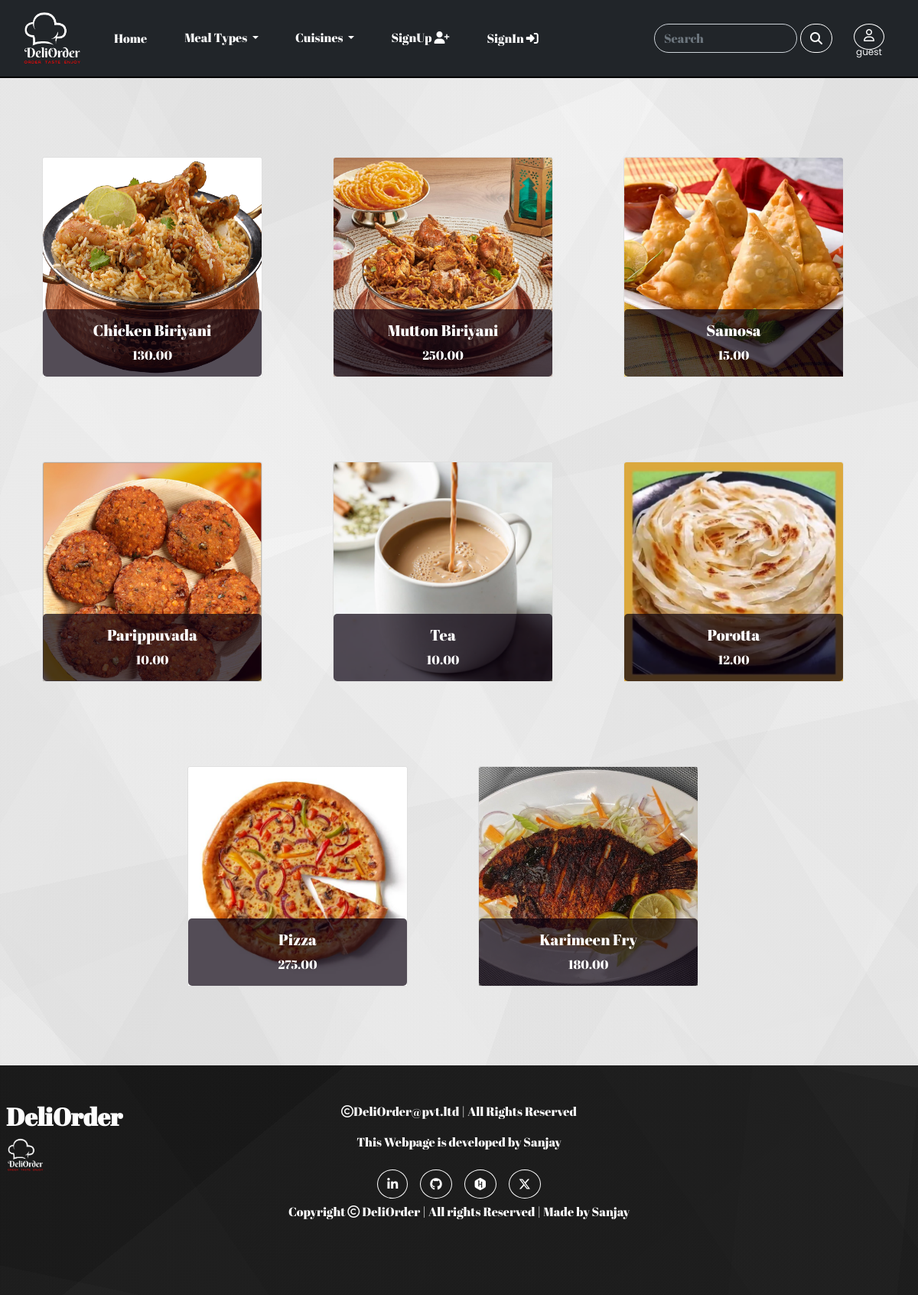
/cmenu/1, run on the app's committed database.
### food/models.py (models this page shows, shortened)
class FoodItems(models.Model):
    name=models.CharField(max_length=20,default='')
    desc=models.TextField(default='')
    mealType=models.ForeignKey(MealType,on_delete=models.CASCADE)
    cuisine=models.ForeignKey(CuisineType,on_delete=models.CASCADE)
    image=models.ImageField(upload_to='foodItems',null=True,blank=True)
    price=models.DecimalField(max_digits=10,decimal_places=2)
    stock=models.DecimalField(max_digits=3,decimal_places=0,default=0)
    date_added=models.DateTimeField(auto_now_add=True)
    is_today_special=models.BooleanField(default=False)

### food/views.py (the view)
# urls.py: path('cmenu/<int:id>',views.cuisine_menu,name="c_menu"),
def cuisine_menu(request,id):
    menu=FoodItems.objects.filter(cuisine=id)
    return render(request,'items.html',{'menu':menu})

### cart/content_processors.py (called while the page is built)
def count(request):
    if (request.user.id==None):
        user=None
    else:
        user = request.user
    cart=Cart.objects.filter(user=user)
    total=0
    for i in cart:
        total+=i.quantity
    return {'count':total}

### food/content_processors.py (called while the page is built)
def meal(request):
    m = MealType.objects.all()
    c = CuisineType.objects.all()
    if request.user.id==None :
        user=None
    else:
        user=request.user
    return {'m':m,'c':c,'user':user}

### templates/items.html
{% extends 'base.html' %}
{% load static %}
{% block content %}
<div class="container my-5">
    <div class="row d-flex justify-content-center align-items-center">
        {% if menu %}
        {% for i in menu %}
        <div class="col-4 my-5">
            <a href="{% url 'food:detail' i.id %}" class="btn">
                <div class="card" style="width:18rem;height:18rem;">
                    <img src="{{i.image.url}}" class="card-img-top" width="100%">
                    <div class="card-body">
                        <h5 class="card-title">{{i.name}}</h5>
                        <p class="card-text">{{i.price}}</p>
                    </div>
                </div>
            </a>
        </div>
        {% endfor %}
        {% else %}
        <h1 class="text-center fw-bold text-danger">No Items Found!!!</h1>
        {% endif %}
    </div>
</div>
{% endblock %}

### templates/base.html (shortened to what this page needs)
<!DOCTYPE html>
{% load static %}
<html lang="en">
<head>
  <link href="https://cdn.jsdelivr.net/npm/bootstrap@5.0.2/dist/css/bootstrap.min.css" rel="stylesheet">
  <link rel="stylesheet" href="https://cdnjs.cloudflare.com/ajax/libs/font-awesome/6.5.2/css/all.min.css" />
  <link rel="stylesheet" href="{% static 'css/style.css' %}">
</head>
<body class="abril-fatface">
<header>
<nav class="navbar navbar-expand-lg navbar-dark bg-dark px-3">
  <div class="container-fluid">
    <img class="navbar-brand" src="{% static 'images/logo_white.png' %}" width="80px"></img>
    <div class="collapse navbar-collapse d-flex justify-content-center align-items-center" id="navbarSupportedContent border border-light">
      <ul class="navbar-nav me-auto mb-2 mb-lg-0">
        <li class="nav-item px-3">
          <a class="nav-link active btn" aria-current="page" href="{% url 'food:home' %}">Home</a>
        </li>
        <li class="nav-item px-3 dropdown">
          <a class="nav-link dropdown-toggle active" href="#" id="navbarDropdown" role="button" data-bs-toggle="dropdown" aria-expanded="false">
            Meal Types
          </a>
        </li>
        <li class="nav-item px-3 dropdown">
          <a class="nav-link dropdown-toggle active" href="#"  role="button" data-bs-toggle="dropdown" aria-expanded="false">
            Cuisines
          </a>
        </li>
        {% if user.is_authenticated %}
            {% if count == 0 %}
        <li class="nav-item px-3">
          <a class="nav-link active" href="{% url 'cart:cart' %}">Cart</a>
        </li>
            {% else %}
        <li class="nav-item px-3">
          <a class="nav-link active" href="{% url 'cart:cart' %}">Cart<sup>{{count}}</sup></a>
        </li>
            {% endif %}
        <li class="nav-item px-3">
          <a class="nav-link active" href="{% url 'cart:orderview' %}">Your Orders</a>
        </li>
        <li class="nav-item px-3">
          <a class="nav-link active btn" href="{% url 'food:logout' %}">SignOut <i class="fa-solid fa-right-from-bracket" style="color: #ffffff;"></i></a>
        </li>
        {% else %}
        <li class="nav-item px-3">
          <a class="nav-link active" href="{% url 'food:register' %}">SignUp <i class="fa-solid fa-user-plus" style="color: #ffffff;"></i></a>
        </li>
        <li class="nav-item px-3">
          <a class="nav-link active btn" href="{% url 'food:login' %}">SignIn <i class="fa-solid fa-right-to-bracket" style="color: #ffffff;"></i></a>
        </li>
        {% endif %}
      </ul>
      <div class="d-flex px-3">
        <form method="POST" action="{% url 'search:search' %}" class="d-flex">
          <input class="form-control me-1" type="search" placeholder="Search" aria-label="Search" id="search" name="search">
          <button type="submit" class="btn btn-outline-purple me-4"><i class="fa-solid fa-magnifying-glass"></i></button>
        </form>
        <div class="ms-1 d-grid">
          {% if user.is_authenticated %}
            <a href="{% url 'food:account' %}" class="btn btn-link"><i class="fa-regular fa-user" style="color: #ffffff;"></i></a>
            <sub class="text-light text-center poppins-regular">{{user}}</sub>
          {% else %}
            <i class="fa-regular fa-user btn btn-link" style="color: #ffffff;"></i>
            <sub class="text-light text-center poppins-regular">guest</sub>
          {% endif %}
        </div>
      </div>
    </div>
    </div>
</nav>
</header>
{% block content %}
{% endblock %}
<footer class="footer">
  <div class="container-fluid py-5 px-2">
    <div class="row">
      <div class="col-3">
        <h2 class="fw-bold">DeliOrder</h2>
        <img src="{% static 'images/logo_white.png' %}" width="50px;">
      </div>
      <div class="col-6">
        <p class="text-center"><i class="fa-regular fa-copyright" style="color: #ffffff;"></i>DeliOrder@pvt.ltd | All Rights Reserved</p>
        <p class="text-center">This Webpage is developed by Sanjay</p>
        <div class="d-flex justify-content-center">
          <a href="https://www.linkedin.com/in/sanjay-a-u/" class="btn btn-link m-2"><i class="fa-brands fa-linkedin-in" style="color: #ffffff;"></i></a>
          <a href="https://github.com/sanjay-au" class="btn btn-link m-2"><i class="fa-brands fa-github" style="color: #ffffff;"></i></a>
          <a href="https://www.hackerrank.com/profile/sanjayau" class="btn btn-link m-2"><i class="fa-brands fa-hackerrank" style="color: #ffffff;"></i></a>
          <a href="https://twitter.com/sanjay_a_u" class="btn btn-link m-2"><i class="fa-brands fa-x-twitter" style="color: #ffffff;"></i></a>
        </div>
        <h6 class="text-center">Copyright <i class="fa-regular fa-copyright" style="color: #ffffff;"></i> DeliOrder | All rights Reserved | Made by Sanjay</h6>
      </div>
    </div>
  </div>
</footer>
</body>
</html>

### data on the page
FoodItems: image (picture), name "Chicken Biriyani", price "130.00"
FoodItems: image (picture), name "Mutton Biriyani", price "250.00"
FoodItems: image (picture), name "Samosa", price "15.00"
FoodItems: image (picture), name "Parippuvada", price "10.00"
FoodItems: image (picture), name "Tea", price "10.00"
FoodItems: image (picture), name "Porotta", price "12.00"
FoodItems: image (picture), name "Pizza", price "275.00"
FoodItems: image (picture), name "Karimeen Fry", price "180.00"
